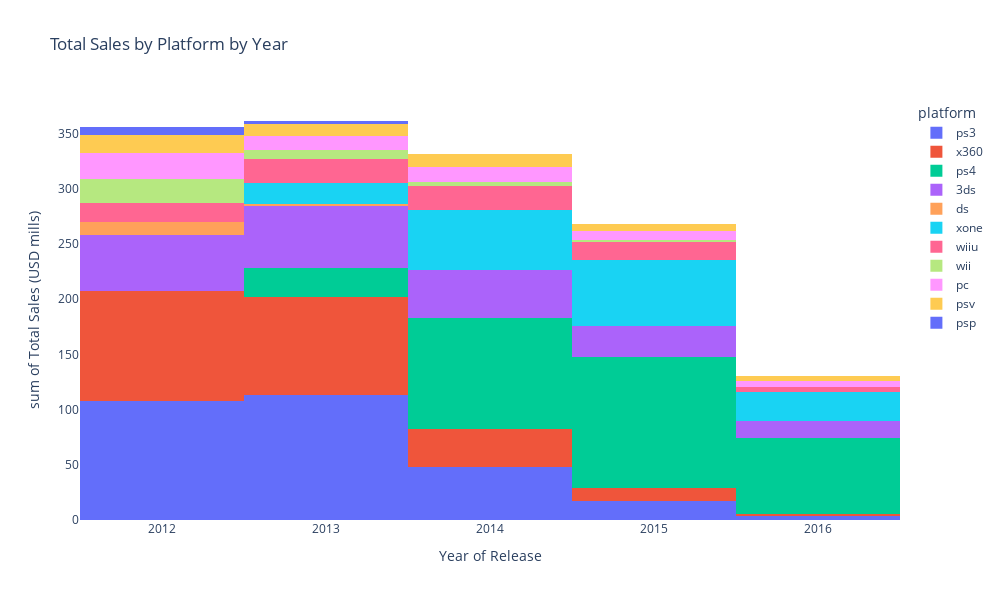

Write notebook code for a chart like this one.
### Code cell
# Create bar chart of sales by year of release by platform
sales_p_y_5_bar = px.histogram(vg_5y, x='year_of_release', y='total_sales', color='platform',
                               histfunc='sum', title='Total Sales by Platform by Year',
                               labels={'total_sales':'Total Sales (USD mills)', 'year_of_release':'Year of Release'},
                               width=1000, height=600)

sales_p_y_5_bar.update_layout({
    'plot_bgcolor':'rgba(0, 0, 0, 0)',
    'paper_bgcolor':'rgba(0, 0, 0, 0)'
})

sales_p_y_5_bar.show()

### Figure 1 — Plotly figure (JSON) as saved in the notebook; plotly's stock layout.template omitted (floating-point values rounded to 4 significant figures; data arrays with more than 128 entries replaced by an {"elided": "..."} marker saying what was removed)
{"data": [{"alignmentgroup": "True", "bingroup": "x", "histfunc": "sum", "hovertemplate": "platform=ps3<br>Year of Release=%{x}<br>sum of Total Sales (USD mills)=%{y}<extra></extra>", "legendgroup": "ps3", "marker": {"color": "#636efa", "pattern": {"shape": ""}}, "name": "ps3", "offsetgroup": "ps3", "orientation": "v", "showlegend": true, "type": "histogram", "x": {"elided": "492 int values"}, "xaxis": "x", "y": {"elided": "492 float values"}, "yaxis": "y"}, {"alignmentgroup": "True", "bingroup": "x", "histfunc": "sum", "hovertemplate": "platform=x360<br>Year of Release=%{x}<br>sum of Total Sales (USD mills)=%{y}<extra></extra>", "legendgroup": "x360", "marker": {"color": "#EF553B", "pattern": {"shape": ""}}, "name": "x360", "offsetgroup": "x360", "orientation": "v", "showlegend": true, "type": "histogram", "x": {"elided": "292 int values"}, "xaxis": "x", "y": {"elided": "292 float values"}, "yaxis": "y"}, {"alignmentgroup": "True", "bingroup": "x", "histfunc": "sum", "hovertemplate": "platform=ps4<br>Year of Release=%{x}<br>sum of Total Sales (USD mills)=%{y}<extra></extra>", "legendgroup": "ps4", "marker": {"color": "#00cc96", "pattern": {"shape": ""}}, "name": "ps4", "offsetgroup": "ps4", "orientation": "v", "showlegend": true, "type": "histogram", "x": {"elided": "392 int values"}, "xaxis": "x", "y": {"elided": "392 float values"}, "yaxis": "y"}, {"alignmentgroup": "True", "bingroup": "x", "histfunc": "sum", "hovertemplate": "platform=3ds<br>Year of Release=%{x}<br>sum of Total Sales (USD mills)=%{y}<extra></extra>", "legendgroup": "3ds", "marker": {"color": "#ab63fa", "pattern": {"shape": ""}}, "name": "3ds", "offsetgroup": "3ds", "orientation": "v", "showlegend": true, "type": "histogram", "x": {"elided": "396 int values"}, "xaxis": "x", "y": {"elided": "396 float values"}, "yaxis": "y"}, {"alignmentgroup": "True", "bingroup": "x", "histfunc": "sum", "hovertemplate": "platform=ds<br>Year of Release=%{x}<br>sum of Total Sales (USD mills)=%{y}<extra></extra>", "legendgroup": "ds", "marker": {"color": "#FFA15A", "pattern": {"shape": ""}}, "name": "ds", "offsetgroup": "ds", "orientation": "v", "showlegend": true, "type": "histogram", "x": [2012, 2012, 2012, 2013, 2012, 2013, 2013, 2012, 2013, 2012, 2013, 2012, 2012, 2013, 2012, 2012, 2012, 2013, 2012, 2013, 2012, 2012, 2012, 2012, 2012, 2012, 2012, 2012, 2012, 2012, 2012], "xaxis": "x", "y": [8.06, 1.02, 0.69, 0.51, 0.4, 0.38, 0.21, 0.19, 0.18, 0.13, 0.12, 0.1, 0.08, 0.08, 0.05, 0.05, 0.04, 0.03, 0.03, 0.03, 0.02, 0.02, 0.02, 0.02, 0.02, 0.02, 0.01, 0.01, 0.01, 0.01, 0.01], "yaxis": "y"}, {"alignmentgroup": "True", "bingroup": "x", "histfunc": "sum", "hovertemplate": "platform=xone<br>Year of Release=%{x}<br>sum of Total Sales (USD mills)=%{y}<extra></extra>", "legendgroup": "xone", "marker": {"color": "#19d3f3", "pattern": {"shape": ""}}, "name": "xone", "offsetgroup": "xone", "orientation": "v", "showlegend": true, "type": "histogram", "x": {"elided": "247 int values"}, "xaxis": "x", "y": {"elided": "247 float values"}, "yaxis": "y"}, {"alignmentgroup": "True", "bingroup": "x", "histfunc": "sum", "hovertemplate": "platform=wiiu<br>Year of Release=%{x}<br>sum of Total Sales (USD mills)=%{y}<extra></extra>", "legendgroup": "wiiu", "marker": {"color": "#FF6692", "pattern": {"shape": ""}}, "name": "wiiu", "offsetgroup": "wiiu", "orientation": "v", "showlegend": true, "type": "histogram", "x": {"elided": "147 int values"}, "xaxis": "x", "y": {"elided": "147 float values"}, "yaxis": "y"}, {"alignmentgroup": "True", "bingroup": "x", "histfunc": "sum", "hovertemplate": "platform=wii<br>Year of Release=%{x}<br>sum of Total Sales (USD mills)=%{y}<extra></extra>", "legendgroup": "wii", "marker": {"color": "#B6E880", "pattern": {"shape": ""}}, "name": "wii", "offsetgroup": "wii", "orientation": "v", "showlegend": true, "type": "histogram", "x": [2012, 2013, 2012, 2012, 2013, 2014, 2013, 2012, 2012, 2012, 2015, 2014, 2012, 2012, 2012, 2012, 2014, 2012, 2012, 2012, 2013, 2012, 2013, 2013, 2012, 2012, 2014, 2016, 2012, 2012, 2015, 2012, 2013, 2012, 2012, 2012, 2012, 2013, 2012, 2013, 2012, 2013, 2014, 2015, 2013, 2012, 2012, 2013, 2012, 2014, 2012, 2015, 2012, 2012], "xaxis": "x", "y": [6.76, 3.58, 3.13, 2.52, 2.15, 2.01, 1.6, 1.38, 0.96, 0.95, 0.95, 0.95, 0.89, 0.69, 0.68, 0.66, 0.56, 0.5, 0.42, 0.39, 0.38, 0.29, 0.26, 0.23, 0.22, 0.19, 0.18, 0.18, 0.15, 0.15, 0.15, 0.14, 0.14, 0.12, 0.1, 0.1, 0.09, 0.1, 0.08, 0.06, 0.07, 0.05, 0.04, 0.03, 0.03, 0.02, 0.02, 0.01, 0.01, 0.01, 0.01, 0.01, 0.01, 0.01], "yaxis": "y"}, {"alignmentgroup": "True", "bingroup": "x", "histfunc": "sum", "hovertemplate": "platform=pc<br>Year of Release=%{x}<br>sum of Total Sales (USD mills)=%{y}<extra></extra>", "legendgroup": "pc", "marker": {"color": "#FF97FF", "pattern": {"shape": ""}}, "name": "pc", "offsetgroup": "pc", "orientation": "v", "showlegend": true, "type": "histogram", "x": {"elided": "250 int values"}, "xaxis": "x", "y": {"elided": "250 float values"}, "yaxis": "y"}, {"alignmentgroup": "True", "bingroup": "x", "histfunc": "sum", "hovertemplate": "platform=psv<br>Year of Release=%{x}<br>sum of Total Sales (USD mills)=%{y}<extra></extra>", "legendgroup": "psv", "marker": {"color": "#FECB52", "pattern": {"shape": ""}}, "name": "psv", "offsetgroup": "psv", "orientation": "v", "showlegend": true, "type": "histogram", "x": {"elided": "411 int values"}, "xaxis": "x", "y": {"elided": "411 float values"}, "yaxis": "y"}, {"alignmentgroup": "True", "bingroup": "x", "histfunc": "sum", "hovertemplate": "platform=psp<br>Year of Release=%{x}<br>sum of Total Sales (USD mills)=%{y}<extra></extra>", "legendgroup": "psp", "marker": {"color": "#636efa", "pattern": {"shape": ""}}, "name": "psp", "offsetgroup": "psp", "orientation": "v", "showlegend": true, "type": "histogram", "x": {"elided": "173 int values"}, "xaxis": "x", "y": {"elided": "173 float values"}, "yaxis": "y"}], "layout": {"barmode": "relative", "height": 600, "legend": {"title": {"text": "platform"}, "tracegroupgap": 0}, "paper_bgcolor": "rgba(0, 0, 0, 0)", "plot_bgcolor": "rgba(0, 0, 0, 0)", "title": {"text": "Total Sales by Platform by Year"}, "width": 1000, "xaxis": {"anchor": "y", "domain": [0, 1], "title": {"text": "Year of Release"}}, "yaxis": {"anchor": "x", "domain": [0, 1], "title": {"text": "sum of Total Sales (USD mills)"}}}}
